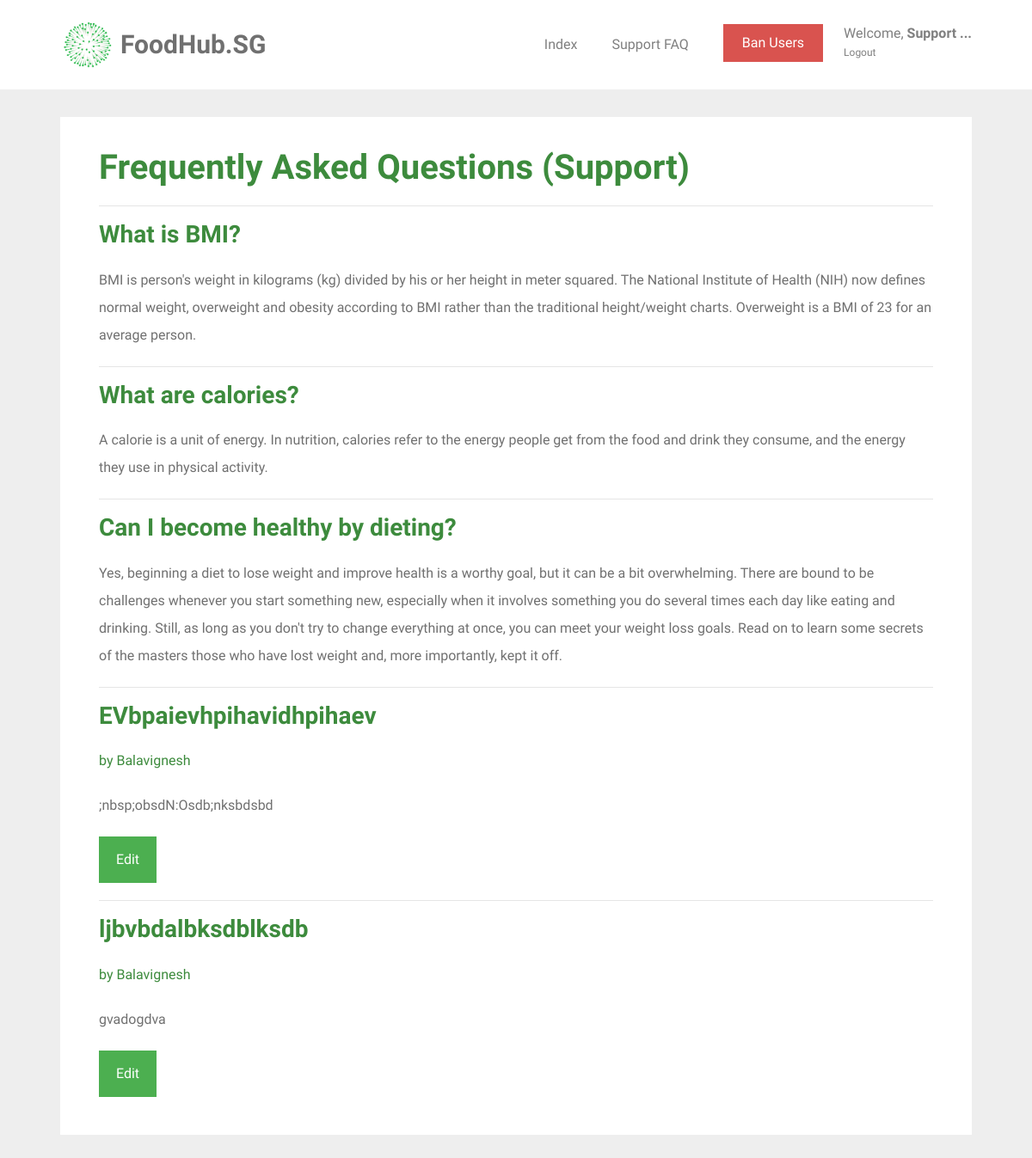
/support_faq (signed in), run on an earlier commit of the app's database.
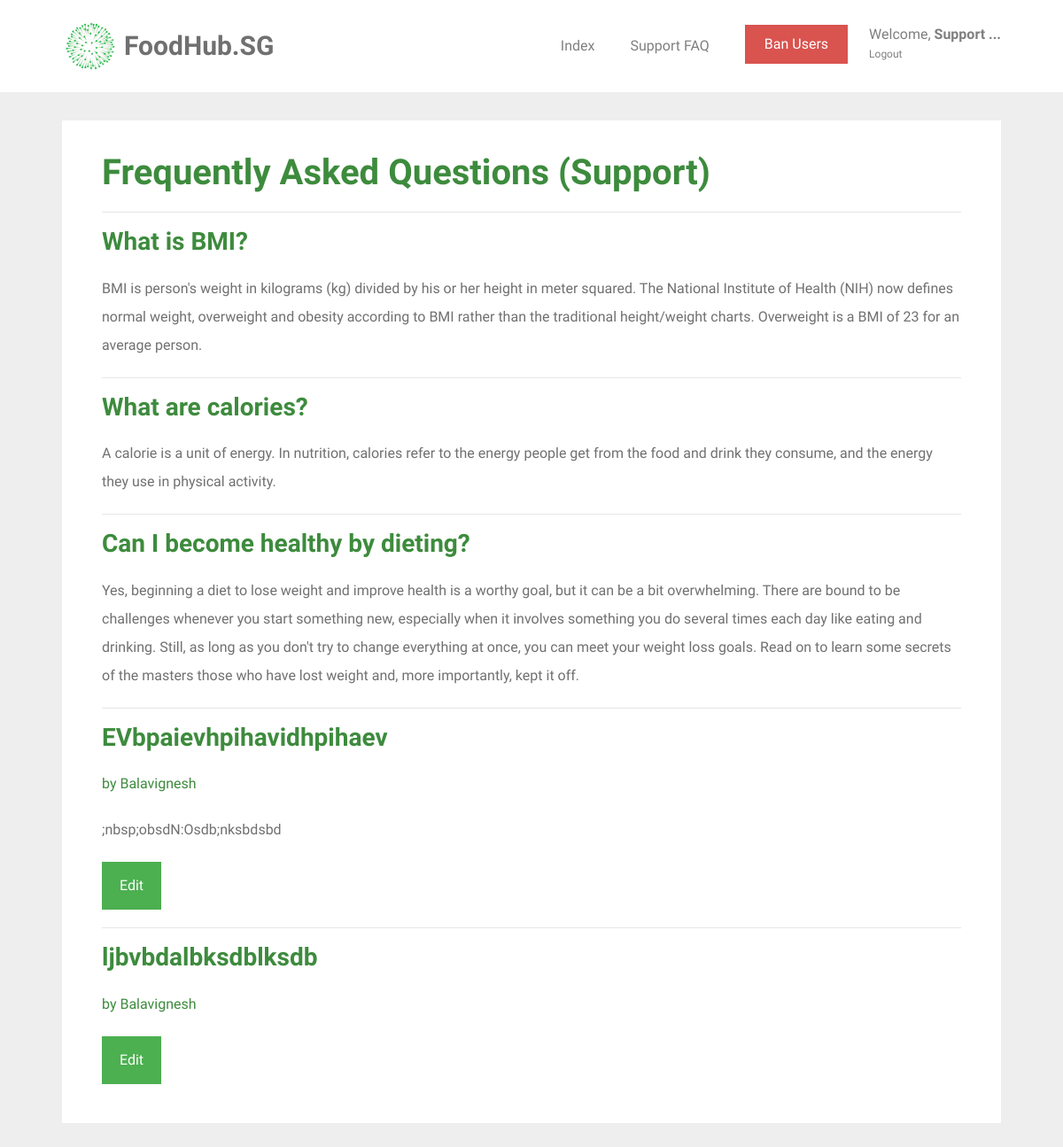
And on a later commit of the database.
### tables this page shows
CREATE TABLE question_and_answer (
  id INTEGER PRIMARY KEY AUTOINCREMENT,
  question TEXT,
  answer TEXT,
  user TEXT
);

### foodhubsg/support.py (the view)
@bp.route('/support_faq', methods=('GET', 'POST'))
@permission_required
def support_faq():
    db = get_db()
    queries = db.execute('SELECT * FROM question_and_answer').fetchall()
    if request.method == 'POST':
        if request.form['answer'] == 'Edit':
            qns = db.execute('SELECT question FROM question_and_answer WHERE id = ?', id).fetchone()
            return render_template('support/edit_faq.html', qns=qns)
    return render_template('support/support_faq.html', queries=queries)

### foodhubsg/auth.py (called while the page is built)
def permission_required(view):
    @functools.wraps(view)
    def wrapped_view(**kwargs):
        if g.user is None:
            return redirect(url_for('auth.login'))
        if g.user["id"] != 0:
            flash("You do not have sufficient privileges to enter that page")
            return redirect(url_for('food.index'))
        return view(**kwargs)
    return wrapped_view

@bp.before_app_request
def load_logged_in_user():
    user_id = session.get('user_id')
    if user_id is None:
        g.user = None
    else:
        g.user = get_db().execute(
            'SELECT * FROM user WHERE id = ?', (user_id,)
        ).fetchone()

### foodhubsg/db.py (called while the page is built)
def get_db():
    if 'db' not in g:
        g.db = sqlite3.connect(
            current_app.config['DATABASE'],
            detect_types=sqlite3.PARSE_DECLTYPES
        )
        g.db.row_factory = sqlite3.Row
    return g.db

### foodhubsg/templates/support/support_faq.html (shortened to what this page needs)
{% extends 'base.html' %}
{% block content %}
<div id="colorlib-container">
<div class="container">
    <div class="box1">
    <div class="row row-pb-md">
        <div class="col-md-12">
            <h1 class="font_color"><b>Frequently Asked Questions (Support)</b></h1>
            <hr>
            <h3><b class="font_color">What is BMI?</b></h3>
            <p>BMI is person's weight in kilograms (kg) divided by his or her height in meter squared. The National Institute of Health (NIH) now defines normal weight, overweight and obesity according to BMI rather than the traditional height/weight charts. Overweight is a BMI of 23 for an average person.</p>
            <hr>
            <h3><b class="font_color">What are calories?</b></h3>
            <p>A calorie is a unit of energy. In nutrition, calories refer to the energy people get from the food and drink they consume, and the energy they use in physical activity.</p>
            <hr>
            <h3><b class="font_color">Can I become healthy by dieting?</b></h3>
            <p>Yes, beginning a diet to lose weight and improve health is  a worthy goal, but it can be a bit overwhelming. There are bound to be challenges whenever you start something new, especially when it involves something you do several times each day like eating and drinking. Still, as long as you don't try to change everything at once, you can meet your weight loss goals. Read on to learn some secrets of the masters those who have lost weight and, more importantly, kept it off.</p>
            {% for query in queries %}
                <form method="get" id="answer-link" action="{{ url_for('support.edit_faq', id=query[0]) }}">
                    <hr>
                    <h3><b class="font_color"> {{ query[1] }}</b></h3>
                    <p><b class="font_color"> by {{ query[3] }}</b></p> <div></div>
                    <p><b> {{ query[2] }}</b></p>
                    <input type="submit" value="Edit" name="answer" class="btn btn-primary" style="background-color: #4CAF50; height: 54px;">
                    </form>
            {% endfor %}
        </div>
        </div>
    </div>
</div>
</div>
{% endblock %}

What changed in the data, as far as the page shows it:
changed question_and_answer "ljbvbdalbksdblksdb": answer "gvadogdva" → (not shown)
